Frame 1 (no input): blank canvas, image omitted
Frame 60 (no input): blank canvas, image omitted
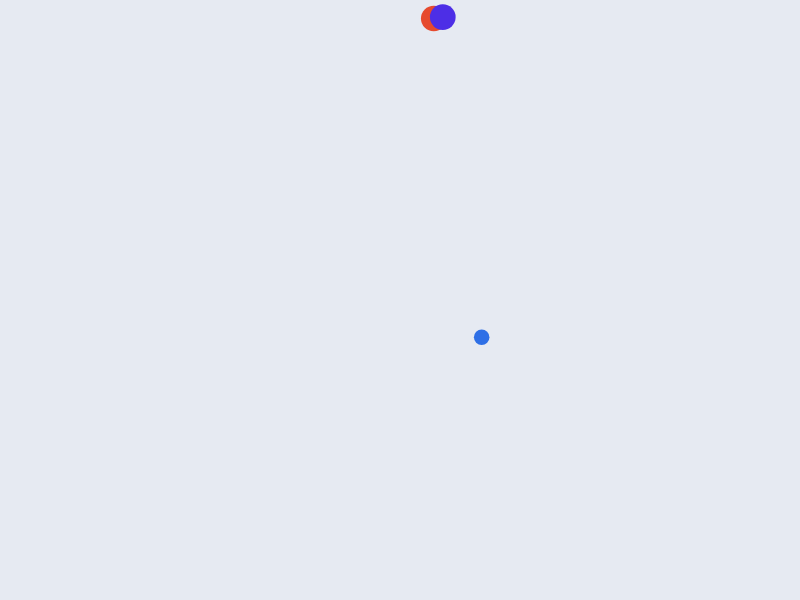
Frame 120 (the mouse pressed at the canvas centre since frame 60)

The p5.js sketch whose frames 1 and 60 were blank and that drew this single picture after the mouse press (run headless with seeded random() and noise() and a simulated clock; from frame 60 on, the mouse is pressed at the canvas centre):

// p5.js sketch
// ── sketch.js
let cells = [];
const maxCells = 1000;
const separationThreshold = 80;

function setup() {
  createCanvas(800, 600);
  colorMode(HSB, 360, 100, 100, 1);
  noStroke();
  frameRate(30);
}

function draw() {
  background(220, 5, 95);

  // Add new cells occasionally
  if (cells.length < maxCells && random() < 0.05) {
    cells.push({
      x: random(width),
      y: random(height),
      size: random(10, 30),
      hue: random(360),
      age: 0,
      isDividing: false,
      splitProgress: 0
    });
  }

  // Update and draw cells
  for (let i = cells.length - 1; i >= 0; i--) {
    const cell = cells[i];
    
    // Age the cell
    cell.age++;
    
    // Swelling phase
    if (!cell.isDividing && cell.age > 100 && random() < 0.01) {
      cell.isDividing = true;
      cell.splitProgress = 0;
    }
    
    // Splitting process
    if (cell.isDividing) {
      cell.splitProgress += 0.05;
      
      if (cell.splitProgress >= 1) {
        // Split into two cells
        const newSize = cell.size * 0.7;
        cells.push({
          x: cell.x + random(-20, 20),
          y: cell.y + random(-20, 20),
          size: newSize,
          hue: (cell.hue + random(-30, 30)) % 360,
          age: 0,
          isDividing: false,
          splitProgress: 0
        });
        
        cells.push({
          x: cell.x + random(-20, 20),
          y: cell.y + random(-20, 20),
          size: newSize,
          hue: (cell.hue + random(-30, 30)) % 360,
          age: 0,
          isDividing: false,
          splitProgress: 0
        });
        
        cells.splice(i, 1);
        continue;
      }
    }
    
    // Draw the cell with split effect if dividing
    const alpha = cell.isDividing ? map(cell.splitProgress, 0, 1, 0.3, 1) : 1;
    fill(cell.hue, 80, 90, alpha);
    
    if (cell.isDividing && cell.splitProgress > 0.5) {
      // Draw two separate cells during split
      const offset = map(cell.splitProgress, 0.5, 1, 0, 20);
      ellipse(cell.x - offset, cell.y, cell.size);
      ellipse(cell.x + offset, cell.y, cell.size);
    } else {
      // Normal cell drawing
      ellipse(cell.x, cell.y, cell.size);
    }
  }
}
